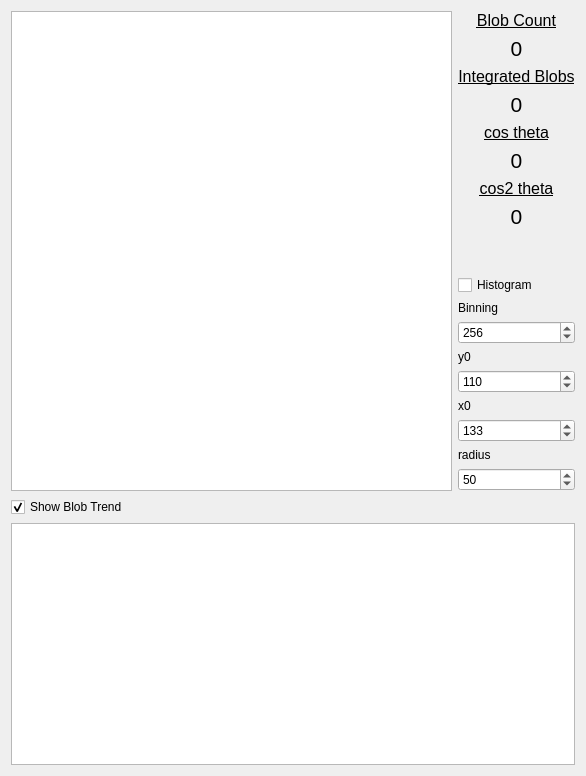
<?xml version="1.0" encoding="UTF-8"?>
<ui version="4.0">
 <class>Form</class>
 <widget class="QWidget" name="Form">
  <property name="geometry">
   <rect>
    <x>0</x>
    <y>0</y>
    <width>586</width>
    <height>776</height>
   </rect>
  </property>
  <property name="windowTitle">
   <string>Form</string>
  </property>
  <layout class="QVBoxLayout" name="verticalLayout_6">
   <item>
    <layout class="QHBoxLayout" name="horizontalLayout">
     <item>
      <widget class="ImageView" name="image_view">
       <property name="sizePolicy">
        <sizepolicy hsizetype="Expanding" vsizetype="Expanding">
         <horstretch>0</horstretch>
         <verstretch>80</verstretch>
        </sizepolicy>
       </property>
      </widget>
     </item>
     <item>
      <layout class="QVBoxLayout" name="verticalLayout_5">
       <property name="sizeConstraint">
        <enum>QLayout::SetFixedSize</enum>
       </property>
       <item>
        <layout class="QVBoxLayout" name="verticalLayout">
         <item>
          <widget class="QLabel" name="label_3">
           <property name="sizePolicy">
            <sizepolicy hsizetype="Preferred" vsizetype="Preferred">
             <horstretch>0</horstretch>
             <verstretch>0</verstretch>
            </sizepolicy>
           </property>
           <property name="font">
            <font>
             <pointsize>12</pointsize>
             <underline>true</underline>
            </font>
           </property>
           <property name="text">
            <string>Blob Count</string>
           </property>
           <property name="alignment">
            <set>Qt::AlignCenter</set>
           </property>
          </widget>
         </item>
         <item>
          <widget class="QLabel" name="rec_blobs">
           <property name="sizePolicy">
            <sizepolicy hsizetype="Preferred" vsizetype="Preferred">
             <horstretch>0</horstretch>
             <verstretch>0</verstretch>
            </sizepolicy>
           </property>
           <property name="font">
            <font>
             <pointsize>16</pointsize>
            </font>
           </property>
           <property name="text">
            <string>0</string>
           </property>
           <property name="alignment">
            <set>Qt::AlignCenter</set>
           </property>
          </widget>
         </item>
        </layout>
       </item>
       <item>
        <layout class="QVBoxLayout" name="verticalLayout_2">
         <item>
          <widget class="QLabel" name="label_4">
           <property name="font">
            <font>
             <pointsize>12</pointsize>
             <underline>true</underline>
            </font>
           </property>
           <property name="text">
            <string>Integrated Blobs</string>
           </property>
           <property name="alignment">
            <set>Qt::AlignCenter</set>
           </property>
          </widget>
         </item>
         <item>
          <widget class="QLabel" name="int_blobs">
           <property name="font">
            <font>
             <pointsize>16</pointsize>
            </font>
           </property>
           <property name="text">
            <string>0</string>
           </property>
           <property name="alignment">
            <set>Qt::AlignCenter</set>
           </property>
          </widget>
         </item>
        </layout>
       </item>
       <item>
        <layout class="QVBoxLayout" name="verticalLayout_3">
         <item>
          <widget class="QLabel" name="label_5">
           <property name="font">
            <font>
             <pointsize>12</pointsize>
             <underline>true</underline>
            </font>
           </property>
           <property name="text">
            <string>cos theta</string>
           </property>
           <property name="alignment">
            <set>Qt::AlignCenter</set>
           </property>
          </widget>
         </item>
         <item>
          <widget class="QLabel" name="cos_theta">
           <property name="font">
            <font>
             <pointsize>16</pointsize>
            </font>
           </property>
           <property name="text">
            <string>0</string>
           </property>
           <property name="alignment">
            <set>Qt::AlignCenter</set>
           </property>
          </widget>
         </item>
        </layout>
       </item>
       <item>
        <layout class="QVBoxLayout" name="verticalLayout_4">
         <item>
          <widget class="QLabel" name="label_9">
           <property name="font">
            <font>
             <pointsize>12</pointsize>
             <underline>true</underline>
            </font>
           </property>
           <property name="text">
            <string>cos2 theta</string>
           </property>
           <property name="alignment">
            <set>Qt::AlignCenter</set>
           </property>
          </widget>
         </item>
         <item>
          <widget class="QLabel" name="cos2_theta">
           <property name="font">
            <font>
             <pointsize>16</pointsize>
            </font>
           </property>
           <property name="text">
            <string>0</string>
           </property>
           <property name="alignment">
            <set>Qt::AlignCenter</set>
           </property>
          </widget>
         </item>
        </layout>
       </item>
       <item>
        <spacer name="verticalSpacer">
         <property name="orientation">
          <enum>Qt::Vertical</enum>
         </property>
         <property name="sizeHint" stdset="0">
          <size>
           <width>20</width>
           <height>40</height>
          </size>
         </property>
        </spacer>
       </item>
       <item>
        <widget class="QCheckBox" name="checkBox">
         <property name="text">
          <string>Histogram</string>
         </property>
        </widget>
       </item>
       <item>
        <widget class="QLabel" name="label">
         <property name="text">
          <string>Binning</string>
         </property>
        </widget>
       </item>
       <item>
        <widget class="QSpinBox" name="histo_binning">
         <property name="minimum">
          <number>100</number>
         </property>
         <property name="maximum">
          <number>1000</number>
         </property>
         <property name="value">
          <number>256</number>
         </property>
        </widget>
       </item>
       <item>
        <widget class="QLabel" name="x0_label">
         <property name="text">
          <string>y0</string>
         </property>
        </widget>
       </item>
       <item>
        <widget class="QSpinBox" name="x0_spin">
         <property name="maximum">
          <number>255</number>
         </property>
         <property name="value">
          <number>110</number>
         </property>
        </widget>
       </item>
       <item>
        <widget class="QLabel" name="y0_label">
         <property name="text">
          <string>x0</string>
         </property>
        </widget>
       </item>
       <item>
        <widget class="QSpinBox" name="y0_spin">
         <property name="maximum">
          <number>255</number>
         </property>
         <property name="value">
          <number>133</number>
         </property>
        </widget>
       </item>
       <item>
        <widget class="QLabel" name="radius_label">
         <property name="text">
          <string>radius</string>
         </property>
        </widget>
       </item>
       <item>
        <widget class="QSpinBox" name="r_spin">
         <property name="minimum">
          <number>1</number>
         </property>
         <property name="maximum">
          <number>255</number>
         </property>
         <property name="value">
          <number>50</number>
         </property>
        </widget>
       </item>
      </layout>
     </item>
    </layout>
   </item>
   <item>
    <widget class="QCheckBox" name="blob_trend_check">
     <property name="enabled">
      <bool>true</bool>
     </property>
     <property name="text">
      <string>Show Blob Trend</string>
     </property>
     <property name="checked">
      <bool>true</bool>
     </property>
    </widget>
   </item>
   <item>
    <widget class="PlotWidget" name="blob_trend">
     <property name="sizePolicy">
      <sizepolicy hsizetype="Expanding" vsizetype="Expanding">
       <horstretch>0</horstretch>
       <verstretch>0</verstretch>
      </sizepolicy>
     </property>
     <property name="maximumSize">
      <size>
       <width>1100000</width>
       <height>3000</height>
      </size>
     </property>
    </widget>
   </item>
  </layout>
 </widget>
 <customwidgets>
  <customwidget>
   <class>PlotWidget</class>
   <extends>QGraphicsView</extends>
   <header>pyqtgraph</header>
  </customwidget>
  <customwidget>
   <class>ImageView</class>
   <extends>QGraphicsView</extends>
   <header>pyqtgraph</header>
  </customwidget>
 </customwidgets>
 <resources/>
 <connections/>
</ui>
